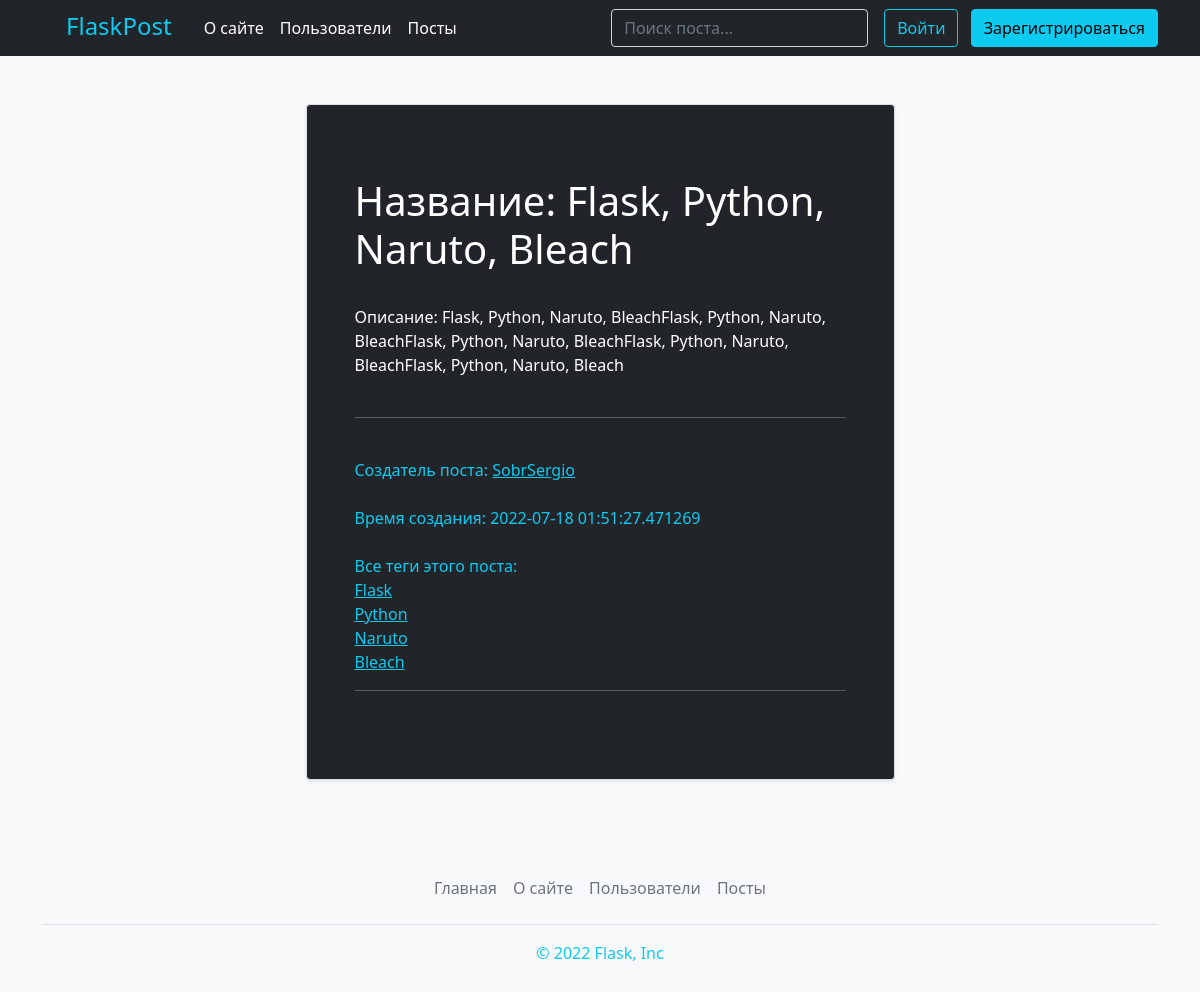
The app's page /post/detail/Flask,_Python,_Naruto,_Bleach_1 with its own data.
### models.py (models this page shows, shortened)
class Post(db.Model):
    id = db.Column(db.Integer(), primary_key=True) #id поста
    title = db.Column(db.String(140), nullable=False) #название поста
    body = db.Column(db.Text(), nullable=False) #описание поста
    time_created = db.Column(db.DateTime(), default=datetime.now()) #время когда создался пост
    user_id = db.Column(db.Integer(), db.ForeignKey('user.id')) #
    user_username = db.Column(db.String(), db.ForeignKey('user.username'))
    link = db.Column(db.Text()) #ссылка для постов
    tags = db.relationship('Tag', secondary=post_tags, backref=db.backref('posts', lazy='dynamic'))

class Tag(db.Model):
    id = db.Column(db.Integer, primary_key=True)
    name = db.Column(db.String(100))
    link = db.Column(db.String(100))

### routes.py (the view)
@app.route('/post/detail/<link>')
def post_detail(link):
    post = Post.query.filter_by(link=link).first()
    tags = post.tags
    return render_template('post_detail.html', post=post, tags=tags)

### templates/post_detail.html (shortened to what this page needs)
{% extends 'base.html' %}
{% block body %}
<div class="container px-4 px-lg-5">
    <div class="row gx-4 gx-lg-5 justify-content-center">
        <div class="col-md-10 col-lg-8 col-xl-7">
            <div class="p-md-5 mb-4 row g-0 border rounded overflow-hidden flex-md-row mb-4 shadow-sm h-md-250 position-relative bg-dark">
            <div class="post-preview"><br>
                <h1 class="text-white">Название: {{ post.title }}</h1><br>
                <div class="text-white">Описание: {{ post.body }}</div><br><hr><br>
                <div class="text-info">Создатель поста: <a class="text-info" href="{{ url_for('profile', username=post.user_username) }}">{{ post.user_username }}</a></div><br>
                <div class="text-info">Время создания: {{ post.time_created }}</div><br>
                <div class="text-info">Все теги этого поста:
                    {% for tag in tags %}
                    <div><a class="text-info" href="{{ url_for('tag_current', link=tag.link ) }}">{{ tag.name }}</a></div>
                    {% endfor %}
                </div>
                <hr><br>
            </div>
        </div>
        </div>
    </div>
</div>
{% endblock %}

### templates/post_detail.html (style rules this page uses)
hr { color: #ffffff; }

### records on screen
Post: title "Flask, Python, Naruto, Bleach", body "Flask, Python, Naruto, BleachFlask, Python, Naruto, BleachFlask, Python, Naruto, BleachFlask, Python, Naruto, BleachFlask, Python, Naruto, Bleach", user_username "SobrSergio", time_created "2022-07-18 01:51:27.471269"
Tag: name "Flask"
Tag: name "Python"
Tag: name "Naruto"
Tag: name "Bleach"
